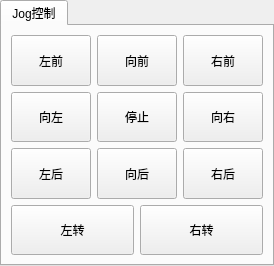
      <widget class="QTabWidget" name="tabWidget_motion">
       <property name="sizePolicy">
        <sizepolicy hsizetype="Preferred" vsizetype="Preferred">
         <horstretch>0</horstretch>
         <verstretch>0</verstretch>
        </sizepolicy>
       </property>
       <property name="currentIndex">
        <number>0</number>
       </property>
       <widget class="QWidget" name="tab_3">
        <attribute name="title">
         <string>Jog控制</string>
        </attribute>
        <layout class="QVBoxLayout" name="verticalLayout_12">
         <item>
          <layout class="QHBoxLayout" name="horizontalLayout_54">
           <item>
            <layout class="QVBoxLayout" name="verticalLayout_3" stretch="1,1,1">
             <item>
              <widget class="QPushButton" name="pushButton_move_left_front">
               <property name="sizePolicy">
                <sizepolicy hsizetype="Preferred" vsizetype="Preferred">
                 <horstretch>0</horstretch>
                 <verstretch>0</verstretch>
                </sizepolicy>
               </property>
               <property name="minimumSize">
                <size>
                 <width>0</width>
                 <height>50</height>
                </size>
               </property>
               <property name="text">
                <string>左前</string>
               </property>
              </widget>
             </item>
             <item>
              <widget class="QPushButton" name="pushButton_move_left">
               <property name="sizePolicy">
                <sizepolicy hsizetype="Preferred" vsizetype="Preferred">
                 <horstretch>0</horstretch>
                 <verstretch>0</verstretch>
                </sizepolicy>
               </property>
               <property name="minimumSize">
                <size>
                 <width>0</width>
                 <height>50</height>
                </size>
               </property>
               <property name="text">
                <string>向左</string>
               </property>
              </widget>
             </item>
             <item>
              <widget class="QPushButton" name="pushButton_move_left_back">
               <property name="sizePolicy">
                <sizepolicy hsizetype="Preferred" vsizetype="Preferred">
                 <horstretch>0</horstretch>
                 <verstretch>0</verstretch>
                </sizepolicy>
               </property>
               <property name="minimumSize">
                <size>
                 <width>0</width>
                 <height>50</height>
                </size>
               </property>
               <property name="text">
                <string>左后</string>
               </property>
              </widget>
             </item>
            </layout>
           </item>
           <item>
            <layout class="QVBoxLayout" name="verticalLayout" stretch="0,0,0">
             <item>
              <widget class="QPushButton" name="pushButton_move_front">
               <property name="sizePolicy">
                <sizepolicy hsizetype="Preferred" vsizetype="Preferred">
                 <horstretch>0</horstretch>
                 <verstretch>0</verstretch>
                </sizepolicy>
               </property>
               <property name="minimumSize">
                <size>
                 <width>0</width>
                 <height>50</height>
                </size>
               </property>
               <property name="text">
                <string>向前</string>
               </property>
              </widget>
             </item>
             <item>
              <widget class="QPushButton" name="pushButton_stop_move">
               <property name="sizePolicy">
                <sizepolicy hsizetype="Preferred" vsizetype="Preferred">
                 <horstretch>0</horstretch>
                 <verstretch>0</verstretch>
                </sizepolicy>
               </property>
               <property name="minimumSize">
                <size>
                 <width>0</width>
                 <height>50</height>
                </size>
               </property>
               <property name="text">
                <string>停止</string>
               </property>
              </widget>
             </item>
             <item>
              <widget class="QPushButton" name="pushButton_move_back">
               <property name="sizePolicy">
                <sizepolicy hsizetype="Preferred" vsizetype="Preferred">
                 <horstretch>0</horstretch>
                 <verstretch>0</verstretch>
                </sizepolicy>
               </property>
               <property name="minimumSize">
                <size>
                 <width>0</width>
                 <height>50</height>
                </size>
               </property>
               <property name="text">
                <string>向后</string>
               </property>
              </widget>
             </item>
            </layout>
           </item>
           <item>
            <layout class="QVBoxLayout" name="verticalLayout_2" stretch="1,1,1">
             <item>
              <widget class="QPushButton" name="pushButton_move_right_front">
               <property name="sizePolicy">
                <sizepolicy hsizetype="Preferred" vsizetype="Preferred">
                 <horstretch>0</horstretch>
                 <verstretch>0</verstretch>
                </sizepolicy>
               </property>
               <property name="minimumSize">
                <size>
                 <width>0</width>
                 <height>50</height>
                </size>
               </property>
               <property name="text">
                <string>右前</string>
               </property>
              </widget>
             </item>
             <item>
              <widget class="QPushButton" name="pushButton_move_right">
               <property name="sizePolicy">
                <sizepolicy hsizetype="Preferred" vsizetype="Preferred">
                 <horstretch>0</horstretch>
                 <verstretch>0</verstretch>
                </sizepolicy>
               </property>
               <property name="minimumSize">
                <size>
                 <width>0</width>
                 <height>50</height>
                </size>
               </property>
               <property name="text">
                <string>向右</string>
               </property>
              </widget>
             </item>
             <item>
              <widget class="QPushButton" name="pushButton_move_right_back">
               <property name="sizePolicy">
                <sizepolicy hsizetype="Preferred" vsizetype="Preferred">
                 <horstretch>0</horstretch>
                 <verstretch>0</verstretch>
                </sizepolicy>
               </property>
               <property name="minimumSize">
                <size>
                 <width>0</width>
                 <height>50</height>
                </size>
               </property>
               <property name="text">
                <string>右后</string>
               </property>
              </widget>
             </item>
            </layout>
           </item>
          </layout>
         </item>
         <item>
          <layout class="QHBoxLayout" name="horizontalLayout">
           <item>
            <widget class="QPushButton" name="pushButton_turn_left">
             <property name="sizePolicy">
              <sizepolicy hsizetype="Preferred" vsizetype="Fixed">
               <horstretch>0</horstretch>
               <verstretch>0</verstretch>
              </sizepolicy>
             </property>
             <property name="minimumSize">
              <size>
               <width>0</width>
               <height>50</height>
              </size>
             </property>
             <property name="text">
              <string>左转</string>
             </property>
            </widget>
           </item>
           <item>
            <widget class="QPushButton" name="pushButton_turn_right">
             <property name="sizePolicy">
              <sizepolicy hsizetype="Preferred" vsizetype="Fixed">
               <horstretch>0</horstretch>
               <verstretch>0</verstretch>
              </sizepolicy>
             </property>
             <property name="minimumSize">
              <size>
               <width>0</width>
               <height>50</height>
              </size>
             </property>
             <property name="text">
              <string>右转</string>
             </property>
            </widget>
           </item>
          </layout>
         </item>
        </layout>
       </widget>
      </widget>
